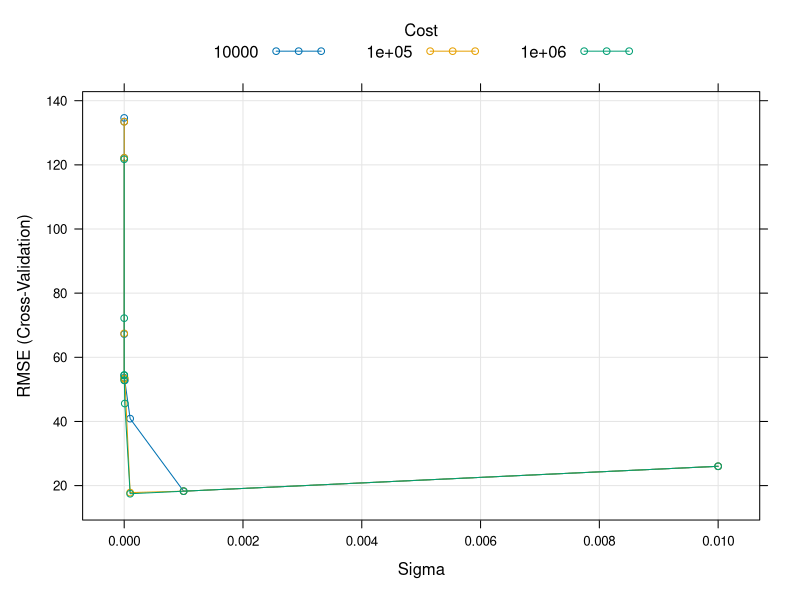

Here is the R script that generated this plot:

library(caret)
library(kernlab)
library(dplyr)

data <- read.csv(file="Ass4Data.csv")
rownames(data) <- data$ID
data$ID <- NULL
#data$BloodType <- NULL

summary(data)

trControl <- trainControl("cv", number = 5, timingSamps = 100)  # shared cross validation specification

method = "svmRadial"

tune_grid <- expand.grid(nrounds = 200,
                         max_depth = 5,
                         eta = 0.05,
                         gamma = 0.01,
                         colsample_bytree = 0.75,
                         min_child_weight = 0,
                         subsample = 0.5)

mods <- caret::train(Y ~ ., data = data, method = method, metric = "RMSE",
                     trControl = trControl,
                     tuneGrid = expand.grid(C = 10^seq(4,6), sigma = 10^seq(-2,-10))
) 
plot(mods, log = 'Sigma')
m2 <- train(Y~., data = data, method = "lm", trControl = trControl)

res <- resamples(list(t=mods, l=m2))
cat("Model processing times (s):")
print(select(res$timings, Training=FinalModel, Predicting=Prediction))
print(mods)
